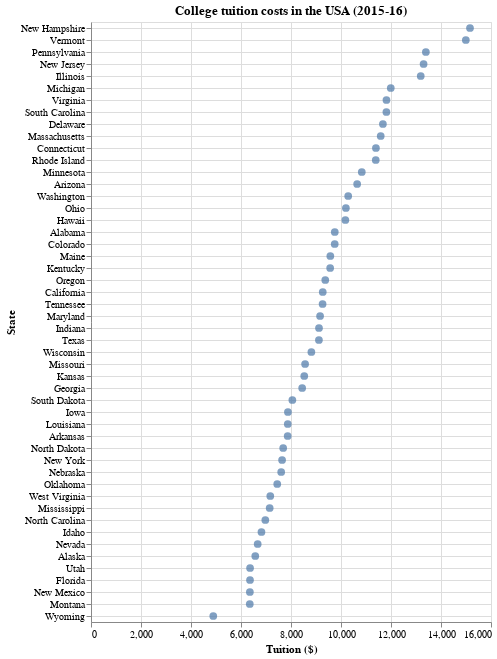

The notebook cell this image was saved under:
### Markdown cell above
Plot the annual cost of college tuition in the USA in 2015-16 as a *dot plot*.

### Code cell
ch.mark_circle(
    size=60
).encode(
    x=alt.X('tuition', title='Tuition ($)'),
    y=alt.Y('state_name', sort='-x', axis=alt.Axis(grid=True), title='State')
).properties(
    title='College tuition costs in the USA (2015-16)',
    width=400,
    height=600
)

### Figure 1 — Vega-Lite specification as saved in the notebook (floating-point values rounded to 4 significant figures)
{"usermeta": {"embedOptions": {"theme": "latimes"}}, "config": {"view": {"continuousWidth": 400, "continuousHeight": 300}}, "data": {"name": "data-86a5ded532a6b671d3a1a76ac69213b7"}, "mark": {"type": "circle", "size": 60}, "encoding": {"x": {"field": "tuition", "title": "Tuition ($)", "type": "quantitative"}, "y": {"axis": {"grid": true}, "field": "state_name", "sort": "-x", "title": "State", "type": "nominal"}}, "height": 600, "title": "College tuition costs in the USA (2015-16)", "width": 400, "$schema": "https://vega.github.io/schema/vega-lite/v4.17.0.json", "datasets": {"data-86a5ded532a6b671d3a1a76ac69213b7": [{"state_id": 1, "state_name": "Alabama", "tuition": 9751.0, "pct_change": 20.8}, {"state_id": 2, "state_name": "Alaska", "tuition": 6571.0, "pct_change": 14.1}, {"state_id": 4, "state_name": "Arizona", "tuition": 10650.0, "pct_change": 20.4}, {"state_id": 5, "state_name": "Arkansas", "tuition": 7867.0, "pct_change": 14.0}, {"state_id": 6, "state_name": "California", "tuition": 9270.0, "pct_change": 13.1}, {"state_id": 8, "state_name": "Colorado", "tuition": 9748.0, "pct_change": 25.8}, {"state_id": 9, "state_name": "Connecticut", "tuition": 11400.0, "pct_change": 16.0}, {"state_id": 10, "state_name": "Delaware", "tuition": 11680.0, "pct_change": 10.8}, {"state_id": 12, "state_name": "Florida", "tuition": 6360.0, "pct_change": 15.4}, {"state_id": 13, "state_name": "Georgia", "tuition": 8447.0, "pct_change": 31.4}, {"state_id": 15, "state_name": "Hawaii", "tuition": 10170.0, "pct_change": 24.6}, {"state_id": 16, "state_name": "Idaho", "tuition": 6818.0, "pct_change": 16.9}, {"state_id": 17, "state_name": "Illinois", "tuition": 13190.0, "pct_change": 9.8}, {"state_id": 18, "state_name": "Indiana", "tuition": 9120.0, "pct_change": 4.3}, {"state_id": 19, "state_name": "Iowa", "tuition": 7877.0, "pct_change": 0.6}, {"state_id": 20, "state_name": "Kansas", "tuition": 8530.0, "pct_change": 17.6}, {"state_id": 21, "state_name": "Kentucky", "tuition": 9567.0, "pct_change": 16.2}, {"state_id": 22, "state_name": "Louisiana", "tuition": 7871.0, "pct_change": 51.9}, {"state_id": 23, "state_name": "Maine", "tuition": 9573.0, "pct_change": -2.2}, {"state_id": 24, "state_name": "Maryland", "tuition": 9163.0, "pct_change": 8.2}, {"state_id": 25, "state_name": "Massachusetts", "tuition": 11590.0, "pct_change": 11.6}, {"state_id": 26, "state_name": "Michigan", "tuition": 11990.0, "pct_change": 8.1}, {"state_id": 27, "state_name": "Minnesota", "tuition": 10830.0, "pct_change": 5.4}, {"state_id": 28, "state_name": "Mississippi", "tuition": 7147.0, "pct_change": 23.3}, {"state_id": 29, "state_name": "Missouri", "tuition": 8564.0, "pct_change": 7.6}, {"state_id": 30, "state_name": "Montana", "tuition": 6351.0, "pct_change": 3.4}, {"state_id": 31, "state_name": "Nebraska", "tuition": 7608.0, "pct_change": 5.3}, {"state_id": 32, "state_name": "Nevada", "tuition": 6667.0, "pct_change": 14.5}, {"state_id": 33, "state_name": "New Hampshire", "tuition": 15160.0, "pct_change": 15.9}, {"state_id": 34, "state_name": "New Jersey", "tuition": 13300.0, "pct_change": 4.3}, {"state_id": 35, "state_name": "New Mexico", "tuition": 6355.0, "pct_change": 13.2}, {"state_id": 36, "state_name": "New York", "tuition": 7644.0, "pct_change": 20.5}, {"state_id": 37, "state_name": "North Carolina", "tuition": 6973.0, "pct_change": 19.7}, {"state_id": 38, "state_name": "North Dakota", "tuition": 7688.0, "pct_change": 6.9}, {"state_id": 39, "state_name": "Ohio", "tuition": 10200.0, "pct_change": 2.8}, {"state_id": 40, "state_name": "Oklahoma", "tuition": 7450.0, "pct_change": 18.4}, {"state_id": 41, "state_name": "Oregon", "tuition": 9371.0, "pct_change": 15.2}, {"state_id": 42, "state_name": "Pennsylvania", "tuition": 13390.0, "pct_change": 8.0}, {"state_id": 44, "state_name": "Rhode Island", "tuition": 11390.0, "pct_change": 11.7}, {"state_id": 45, "state_name": "South Carolina", "tuition": 11820.0, "pct_change": 7.3}, {"state_id": 46, "state_name": "South Dakota", "tuition": 8055.0, "pct_change": 16.5}, {"state_id": 47, "state_name": "Tennessee", "tuition": 9263.0, "pct_change": 29.7}, {"state_id": 48, "state_name": "Texas", "tuition": 9117.0, "pct_change": 7.5}, {"state_id": 49, "state_name": "Utah", "tuition": 6363.0, "pct_change": 18.2}, {"state_id": 50, "state_name": "Vermont", "tuition": 14990.0, "pct_change": 9.8}, {"state_id": 51, "state_name": "Virginia", "tuition": 11820.0, "pct_change": 22.6}, {"state_id": 53, "state_name": "Washington", "tuition": 10290.0, "pct_change": 14.7}, {"state_id": 54, "state_name": "West Virginia", "tuition": 7171.0, "pct_change": 25.4}, {"state_id": 55, "state_name": "Wisconsin", "tuition": 8815.0, "pct_change": 4.4}, {"state_id": 56, "state_name": "Wyoming", "tuition": 4891.0, "pct_change": 13.8}]}}
